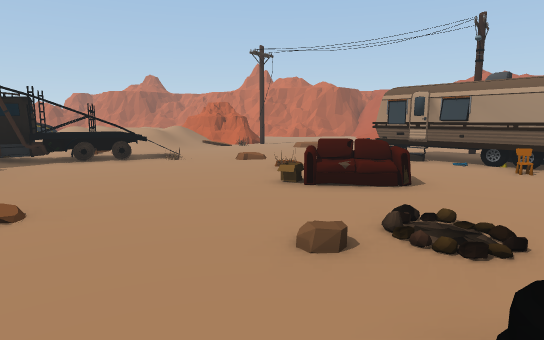
[1] (above)

24 first-person views from a walk through a 3-D level made in the Unity game engine. The camera is 1.3 m above the floor, tilts 8° down and sees 75° across. The floor is counted in squares, 1 m on a side. Each view is taken from the middle of a square. On the plan, view 1 faces up. The plan holds only what a view shows up to about 15 squares ahead; the rest is blank. The place goes on beyond the plan. The player is left out. Some animated figures are left out.

[2]
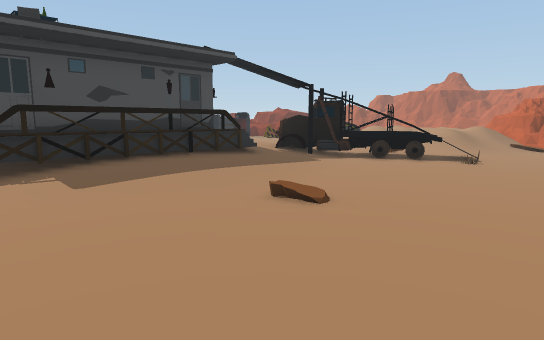

[3]
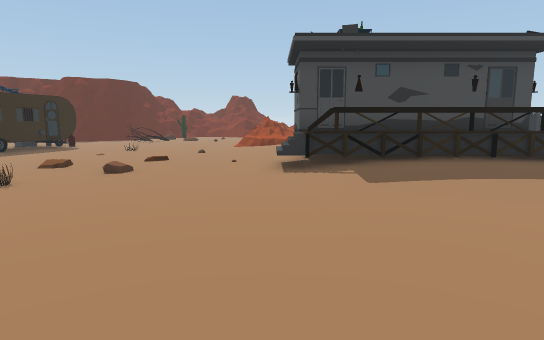

[4]
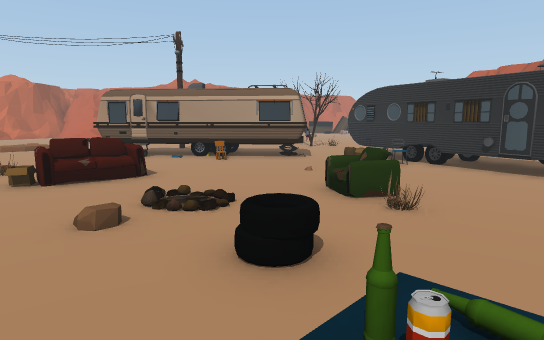

[5]
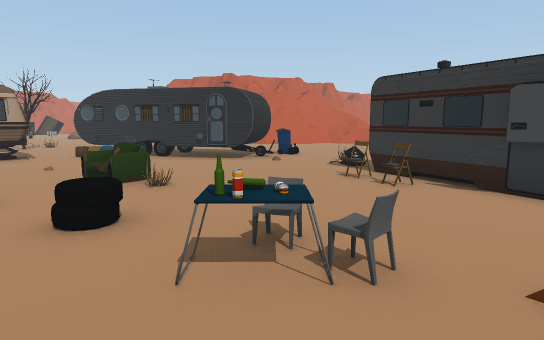

[6]
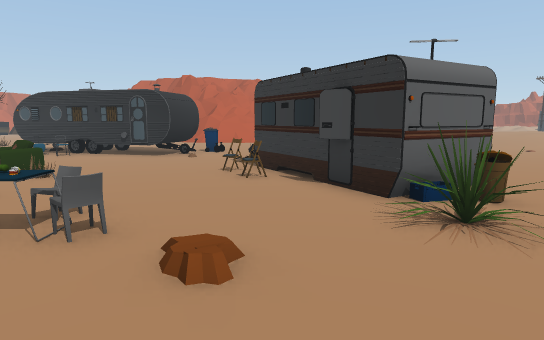

[7]
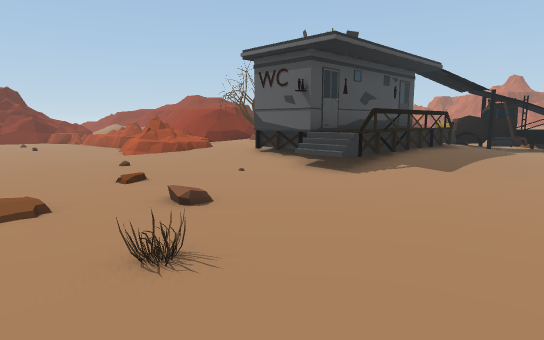

[8]
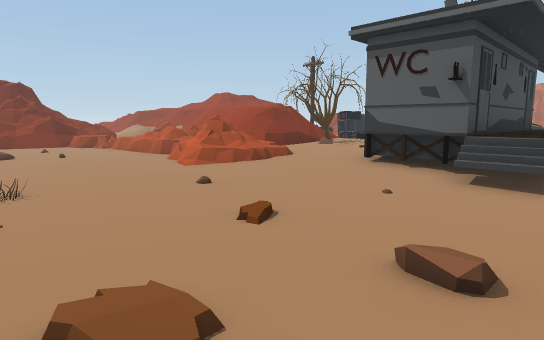

[9]
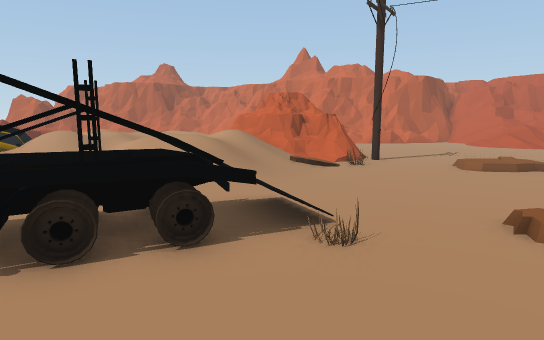

[10]
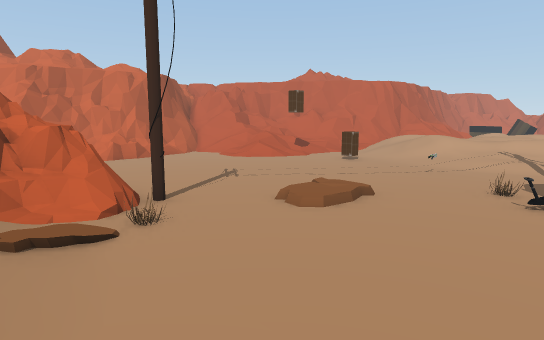

[11]
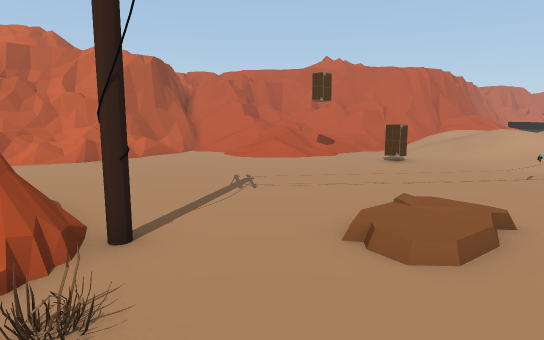

[12]
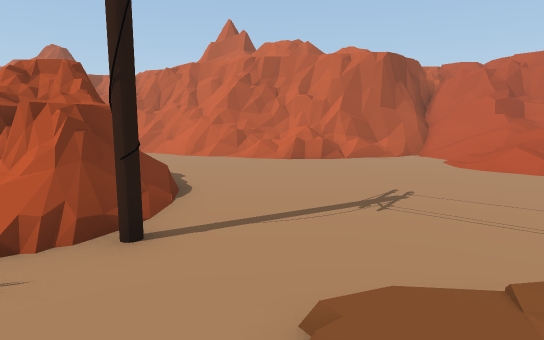

[13]
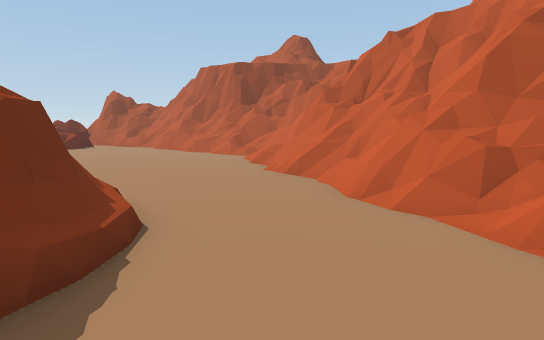

[14]
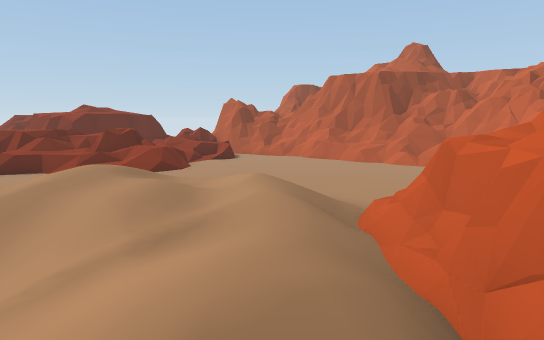

[15]
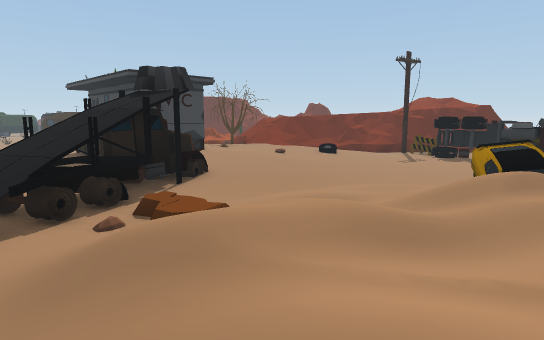

[16]
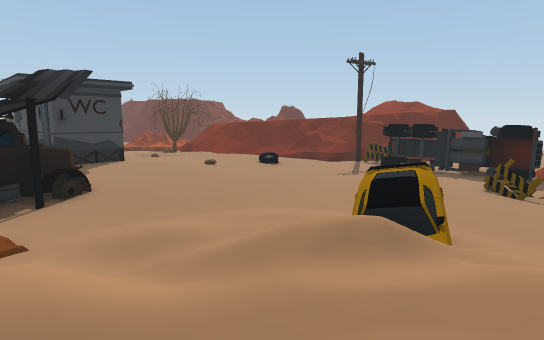

[17]
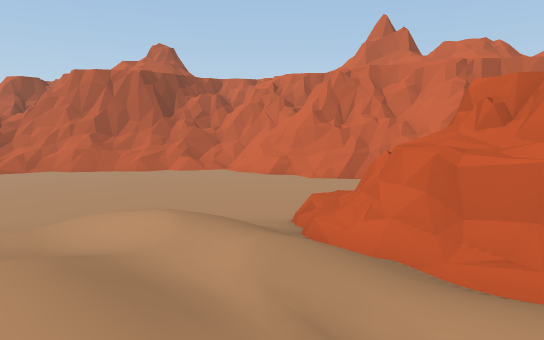

[18]
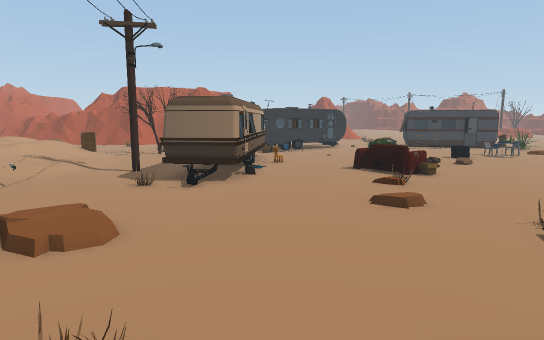

[19]
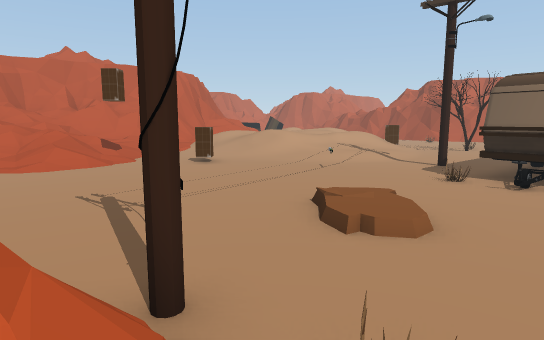

[20]
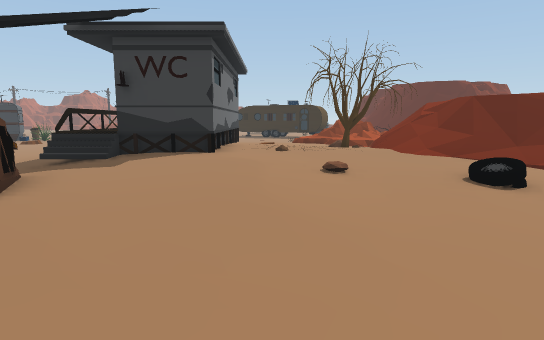

[21]
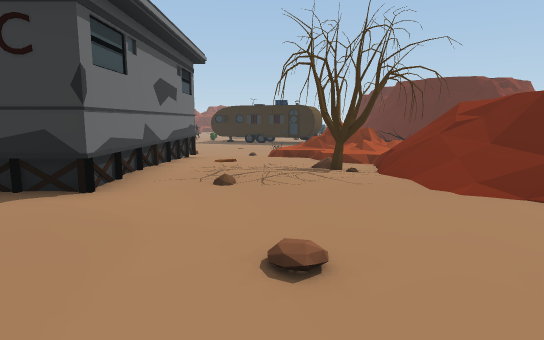

[22]
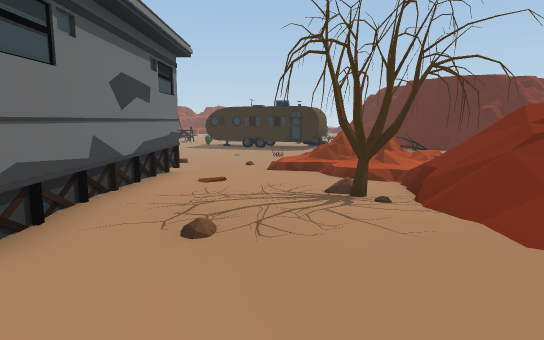

[23]
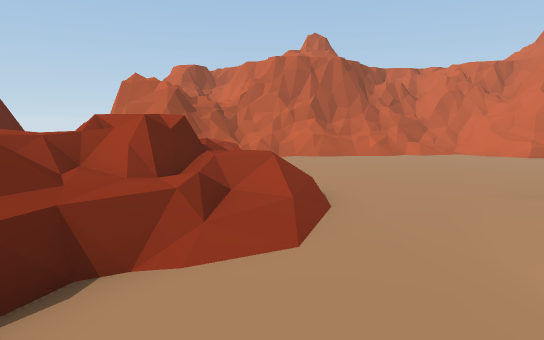

[24]
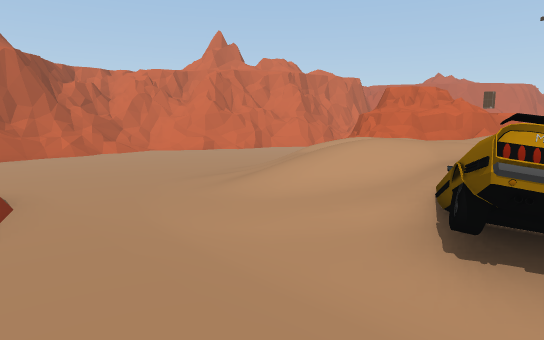

### Floor plan
Key: @ floor where view 1 was taken; # wall or solid block; x gap in a wall; . main floor; : floor 0.25 m higher than the main floor; + floor 0.5 m higher than the main floor; * floor 0.75 m higher than the main floor; % floor 1 m higher than the main floor; / step, stairs or slope; = window, fence, low wall or low ledge; ^ raised ledge; T truck; S stool; F sofa; A table; C chair; B bin; P plant; L pole; O other object.
Columns run from 18 left of view 1 to 12 right of it. Each row starts with its distance up from view 1.
 34 =####====Ox ===^^
 33 ==/%///////===###^
 32 #//////.../O==####^#
 31 =/...........====#########=##=#
 30 =............../==#######=====#
 29 ==............../==O===O///==#=
 28   ..................==...//////
 27  /.......................//////
 26 ///.........  =..........//// /
 25 =///..... ..O###.........//////
 24 =//....//  /=^###.........////
 23  //...///////^###=............/
 22 O/...//////*/^^^^=............/
 21 O....///%*/*//=^^=.........O.//
 20 .....////*/////#=L..........///
 19 O....O/////+*//.O...........//%
 18 .....O ////**///.../::......///
 17 ...../::///////....///...O..///
 16 ......::/://///.............://
 15 ......../:/ //.........O....///
 14 ...........:/./.......=#..#..:/
 13 .....::.....T//.......## ......
 12 ..:::::::.T/ /O..:....##  .....
 11 ::::::::T   /..........### ....
 10 /:::++:::/T.......O.....O##
  9 :::/++++:::.............S## ...
  8 ::++++++//:........FFF....###..
  7 /+++++OOO%:........FO......#..
  6 /+++++O OO::................O
  5 OO+O++O OO::................OO
  4 OOO+++O OO::...............OOO
  3 #O:+++O OO:.................OOO
  2 #+:+++O OO:...........FF....OO.
  1 =+::::OOOO............O....O O.
  0 ##*::::.//........@........OOO
 -1 ===::.............AC........OB
 -2 ..................C..........B
 -3 .......................S...O..
 -4 ........./..... ......SOO ..
 -5 ............... .....OOO
 -6 ...O..../..O..  ..P.OO
 -7    .......... .  .P.BO

Positions as (right, up) in squares from view 1, and headings:
1: (0, 0), facing up
2: (0, 0), facing up-left
3: (0, 0), facing left
4: (-1, -1), facing up-right
5: (-3, -1), facing right
6: (-4, -4), facing right
7: (-4, -7), facing up-left
8: (-8, -7), facing up-left
9: (-4, 8), facing up
10: (-4, 13), facing up-right
11: (-2, 16), facing up-right
12: (1, 16), facing up
13: (1, 24), facing up-left
14: (-4, 19), facing up-left
15: (-4, 20), facing down-left
16: (-7, 21), facing down-left
17: (-7, 19), facing up
18: (-4, 19), facing down-right
19: (-3, 19), facing right
20: (-14, 16), facing down
21: (-15, 12), facing down
22: (-15, 10), facing down
23: (-16, 19), facing up
24: (-16, 18), facing up-right
